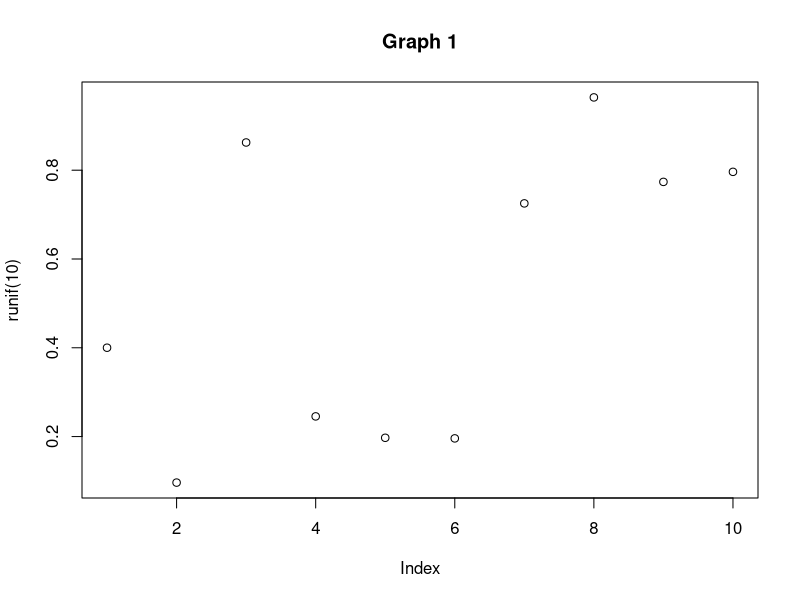
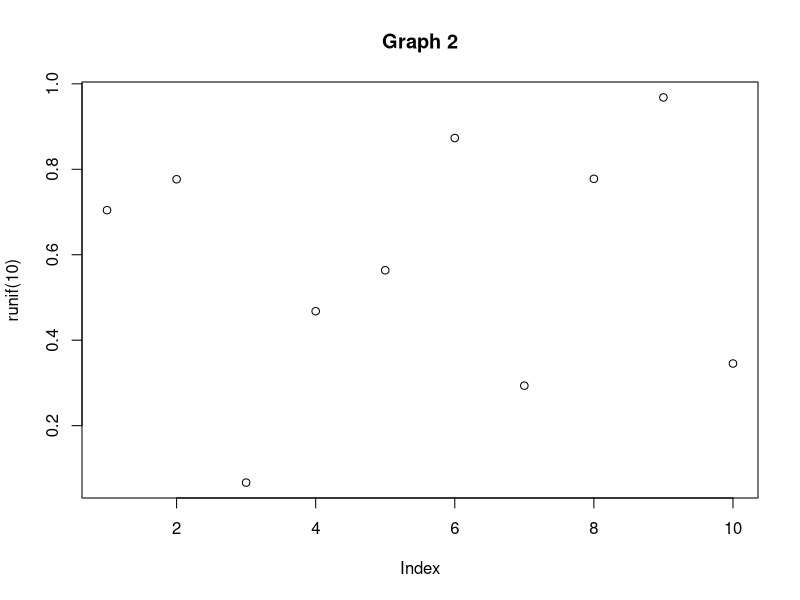
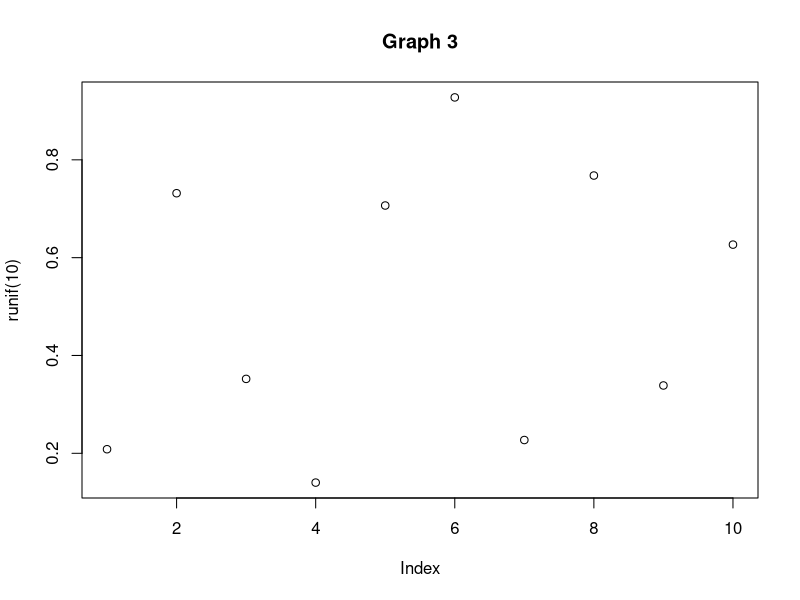
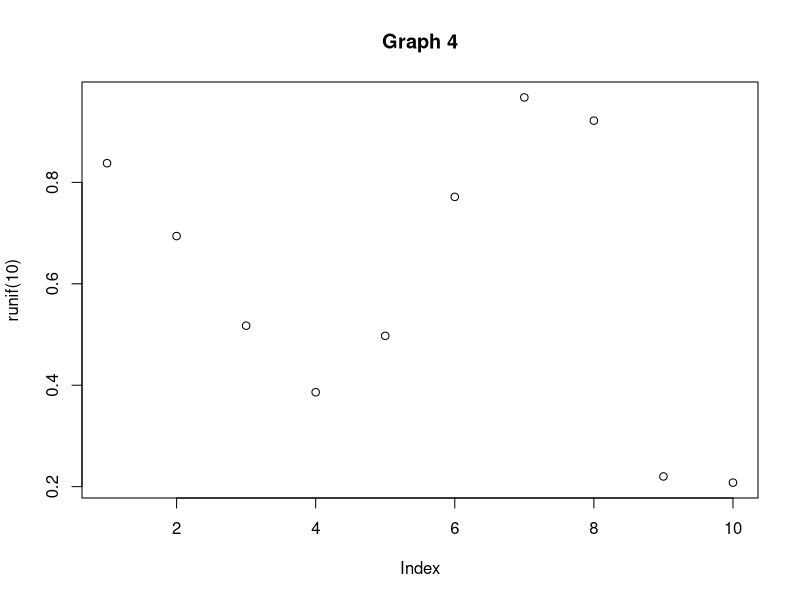
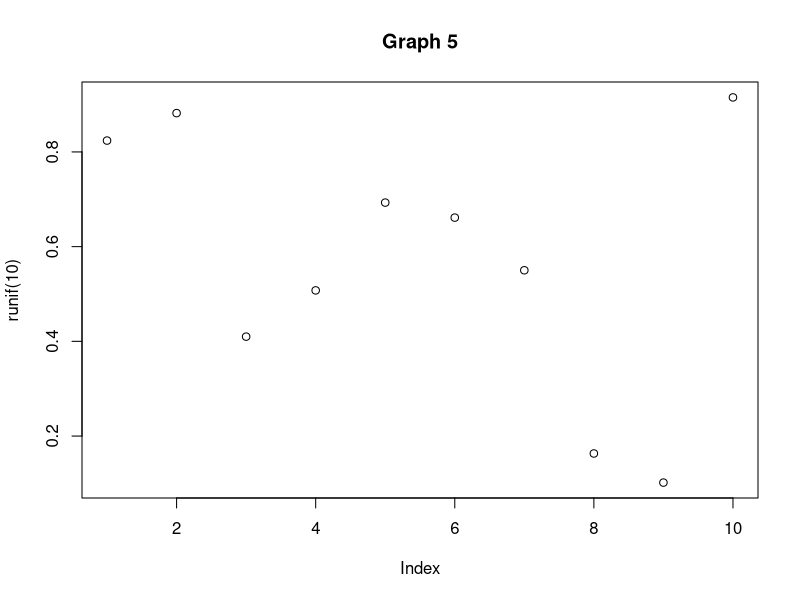
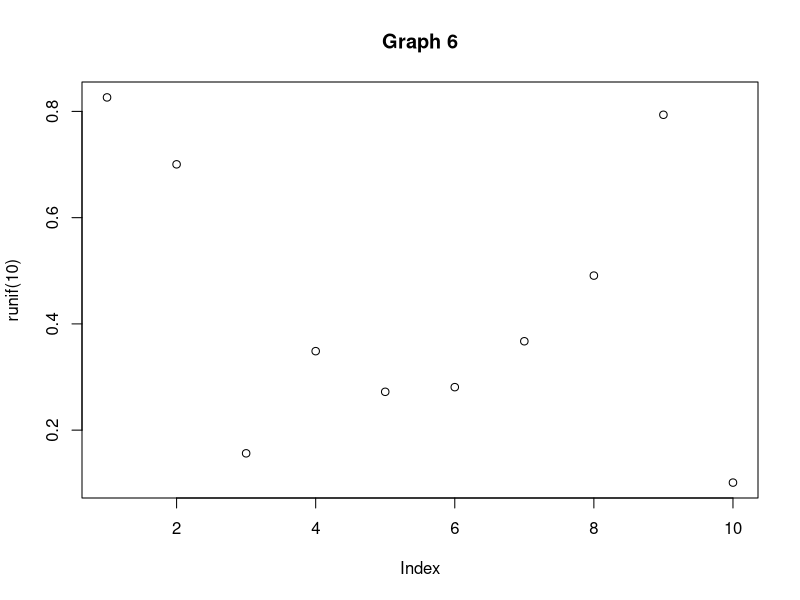
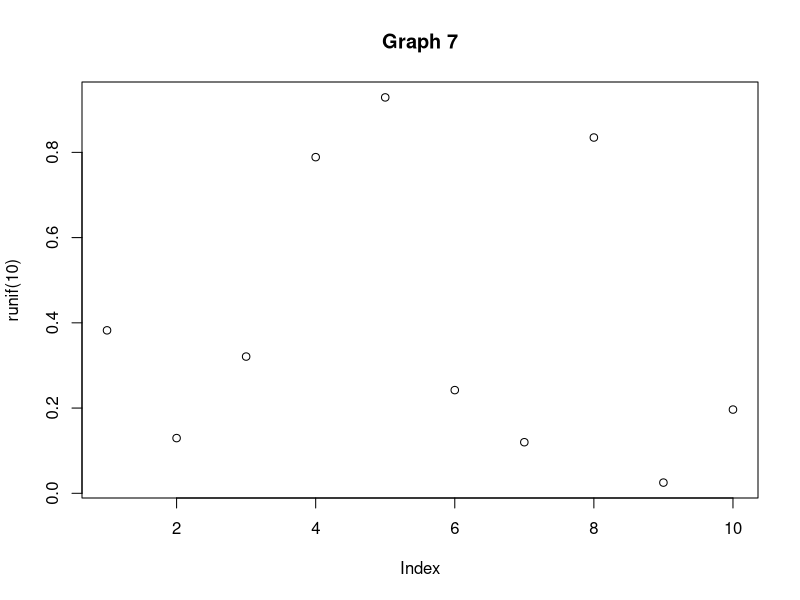
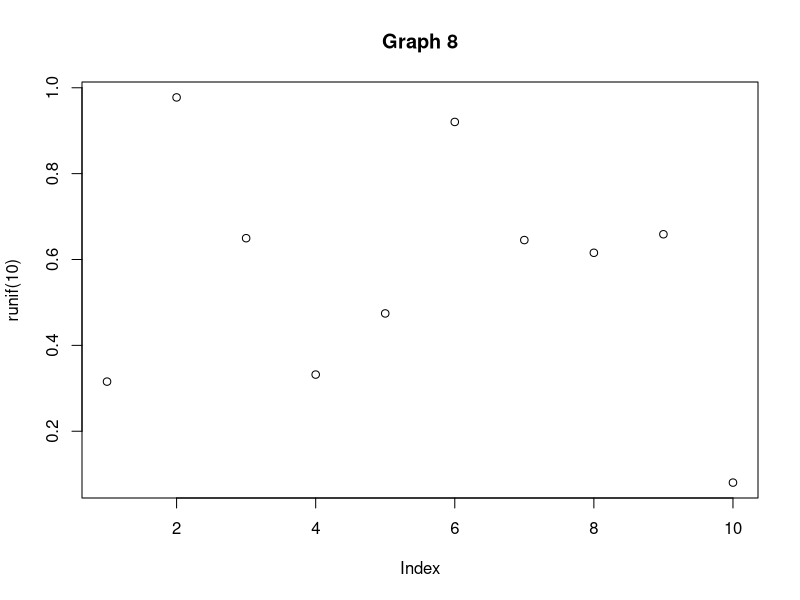

Write R code to recreate these figures, in order.
### @export "rjson"
library(rjson)

### @export "graphing-function"
make.graph <- function(i) {
    # Open a PNG file
    filename <- sprintf("graph-%03d.png", i)
    png(filename, height=240)

    plot(runif(10), main=paste("Graph", i))

    # Close png file
    dev.off()
    return(filename)
}

### @export "do-graphs"
filenames <- sapply(c(1:20), make.graph)

### @export "save-info"
filename_info = list(filenames=filenames, dir=getwd())
new_filenames <- file("dexy--new-filenames.json", "w")
writeLines(toJSON(filename_info), new_filenames)
close(new_filenames)
